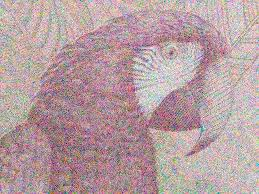
#> input picture Test Images/Test Images for Denoise/download (1).jpeg, 259 x 194 px
$ python -i Denoising_Algorithm.py   (imports and definitions only)
#> lines starting #> are read from the running program, lines starting #| are printed output that depends on the picture
#> further down, picture is the input picture: shape (194, 259, 3); mean B, G, R 161.7, 158.8, 182.4
# Components/Preprocessing_Techniques/Denoising_Algorithm.py
import cv2
import numpy as np

def denoise_skin_image(image):
    """
    Applies denoising techniques for skin images.
    - Uses bilateral filtering to preserve edges while reducing noise.
    - Applies wavelet transform for further noise removal in flat areas.
    - Enhances sharpness with unsharp masking.
    """
    # Step 1: Apply bilateral filter
    bil = cv2.bilateralFilter(image, d=7, sigmaColor=10, sigmaSpace=10)

    # Step 2: Wavelet denoising
    img_float = bil.astype(np.float32)

    import pywt
    coeffs = pywt.dwt2(img_float, 'db1')
    cA, (cH, cV, cD) = coeffs

    threshold = 12
    cH = pywt.threshold(cH, threshold, mode='soft')
    cV = pywt.threshold(cV, threshold, mode='soft')
    cD = pywt.threshold(cD, threshold * 1.5, mode='soft')

    coeffs_clean = cA, (cH, cV, cD)
    denoised_float = pywt.idwt2(coeffs_clean, 'db1')
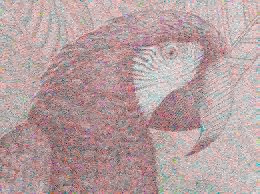
#> denoised_float: shape (194, 260, 4) float32; mean of channels 0, 1, 2, 3 160.8, 159.9, 182.5, 182.5; drawn as B, G, R

    denoised = np.clip(denoised_float, 0, 255).astype(np.uint8)

    # Step 3: Apply unsharp mask for sharpening
    gaussian = cv2.GaussianBlur(denoised, (0,0), 1.0)
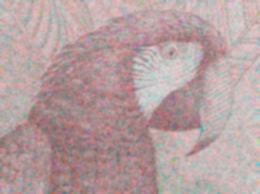
#> gaussian: shape (194, 260, 4); mean of channels 0, 1, 2, 3 160.4, 159.4, 182, 182; drawn as B, G, R
    final = cv2.addWeighted(denoised, 1.6, gaussian, -0.6, 0)
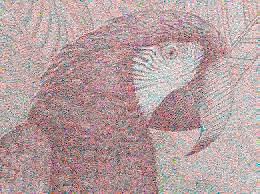
#> final: shape (194, 260, 4); mean of channels 0, 1, 2, 3 160.4, 159.4, 182, 182; drawn as B, G, R

    return final

>>> import cv2
>>> picture = cv2.imread('../../Test Images/Test Images for Denoise/download (1).jpeg')
>>> result = denoise_skin_image(picture)
